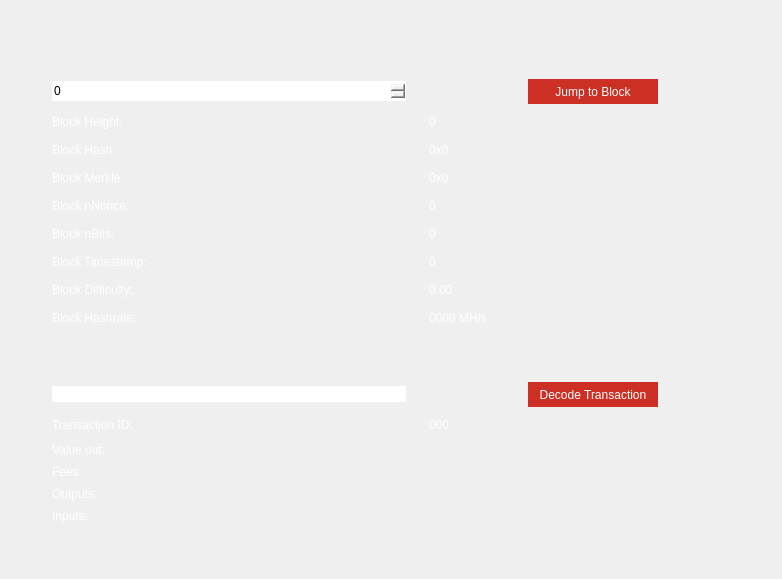
<?xml version="1.0" encoding="UTF-8"?>
<ui version="4.0">
 <class>BlockBrowser</class>
 <widget class="QWidget" name="BlockBrowser">
  <property name="windowModality">
   <enum>Qt::NonModal</enum>
  </property>
  <property name="enabled">
   <bool>true</bool>
  </property>
  <property name="geometry">
   <rect>
    <x>0</x>
    <y>0</y>
    <width>782</width>
    <height>579</height>
   </rect>
  </property>
  <property name="sizePolicy">
   <sizepolicy hsizetype="Preferred" vsizetype="Preferred">
    <horstretch>0</horstretch>
    <verstretch>0</verstretch>
   </sizepolicy>
  </property>
  <property name="minimumSize">
   <size>
    <width>0</width>
    <height>0</height>
   </size>
  </property>
  <property name="acceptDrops">
   <bool>false</bool>
  </property>
  <property name="windowTitle">
   <string>Form</string>
  </property>
  <property name="styleSheet">
   <string notr="true">font-family:Proxima Nova Rg;</string>
  </property>
  <layout class="QGridLayout">
   <property name="sizeConstraint">
    <enum>QLayout::SetMaximumSize</enum>
   </property>
   <property name="leftMargin">
    <number>52</number>
   </property>
   <property name="rightMargin">
    <number>22</number>
   </property>
   <property name="horizontalSpacing">
    <number>7</number>
   </property>
   <item row="3" column="0">
    <layout class="QGridLayout" name="gridLayout_3" rowstretch="0,0,0,0,0,0,0,0,0,0,0,0,0,0,0,0,0,0,0" columnstretch="0,0">
     <property name="sizeConstraint">
      <enum>QLayout::SetDefaultConstraint</enum>
     </property>
     <property name="horizontalSpacing">
      <number>0</number>
     </property>
     <property name="verticalSpacing">
      <number>8</number>
     </property>
     <item row="1" column="1" alignment="Qt::AlignHCenter|Qt::AlignVCenter">
      <widget class="QPushButton" name="blockButton">
       <property name="minimumSize">
        <size>
         <width>150</width>
         <height>25</height>
        </size>
       </property>
       <property name="styleSheet">
        <string notr="true">border:0; background-color:#cc2f24;margin-left:20px;color:white; font-family: Segoe UI;</string>
       </property>
       <property name="text">
        <string>Jump to Block</string>
       </property>
      </widget>
     </item>
     <item row="3" column="1">
      <widget class="QLabel" name="heightLabel">
       <property name="layoutDirection">
        <enum>Qt::LeftToRight</enum>
       </property>
       <property name="styleSheet">
        <string notr="true">margin-left:20px;font-family: Segoe UI;color:white;</string>
       </property>
       <property name="text">
        <string>0</string>
       </property>
       <property name="alignment">
        <set>Qt::AlignLeading|Qt::AlignLeft|Qt::AlignTop</set>
       </property>
      </widget>
     </item>
     <item row="7" column="0">
      <widget class="QLabel" name="bitsLabel">
       <property name="styleSheet">
        <string notr="true">font-family: Segoe UI;color:white;</string>
       </property>
       <property name="text">
        <string>Block nBits:</string>
       </property>
      </widget>
     </item>
     <item row="15" column="0">
      <widget class="QLabel" name="feesLabel">
       <property name="styleSheet">
        <string notr="true">font-family: Segoe UI;color:white;</string>
       </property>
       <property name="text">
        <string>Fees:</string>
       </property>
      </widget>
     </item>
     <item row="7" column="1">
      <widget class="QLabel" name="bitsBox">
       <property name="layoutDirection">
        <enum>Qt::LeftToRight</enum>
       </property>
       <property name="styleSheet">
        <string notr="true">margin-left:20px;font-family: Segoe UI;color:white;</string>
       </property>
       <property name="text">
        <string>0</string>
       </property>
       <property name="alignment">
        <set>Qt::AlignLeading|Qt::AlignLeft|Qt::AlignTop</set>
       </property>
      </widget>
     </item>
     <item row="5" column="1">
      <widget class="QLabel" name="merkleBox">
       <property name="minimumSize">
        <size>
         <width>187</width>
         <height>0</height>
        </size>
       </property>
       <property name="layoutDirection">
        <enum>Qt::LeftToRight</enum>
       </property>
       <property name="styleSheet">
        <string notr="true">margin-left:20px;font-family: Segoe UI;color:white;</string>
       </property>
       <property name="text">
        <string>0x0</string>
       </property>
       <property name="alignment">
        <set>Qt::AlignLeading|Qt::AlignLeft|Qt::AlignTop</set>
       </property>
      </widget>
     </item>
     <item row="6" column="0">
      <widget class="QLabel" name="nonceLabel">
       <property name="styleSheet">
        <string notr="true">font-family: Segoe UI;color:white;</string>
       </property>
       <property name="text">
        <string>Block nNonce:</string>
       </property>
      </widget>
     </item>
     <item row="16" column="0">
      <widget class="QLabel" name="outputLabel">
       <property name="styleSheet">
        <string notr="true">font-family: Segoe UI;color:white;</string>
       </property>
       <property name="text">
        <string>Outputs:</string>
       </property>
       <property name="alignment">
        <set>Qt::AlignLeading|Qt::AlignLeft|Qt::AlignTop</set>
       </property>
      </widget>
     </item>
     <item row="16" column="1">
      <widget class="QLabel" name="outputBox">
       <property name="layoutDirection">
        <enum>Qt::LeftToRight</enum>
       </property>
       <property name="styleSheet">
        <string notr="true">margin-left:20px;font-family: Segoe UI;color:white;</string>
       </property>
       <property name="text">
        <string/>
       </property>
       <property name="alignment">
        <set>Qt::AlignLeading|Qt::AlignLeft|Qt::AlignTop</set>
       </property>
      </widget>
     </item>
     <item row="6" column="1">
      <widget class="QLabel" name="nonceBox">
       <property name="layoutDirection">
        <enum>Qt::LeftToRight</enum>
       </property>
       <property name="styleSheet">
        <string notr="true">margin-left:20px;font-family: Segoe UI;color:white;</string>
       </property>
       <property name="text">
        <string>0</string>
       </property>
       <property name="alignment">
        <set>Qt::AlignLeading|Qt::AlignLeft|Qt::AlignTop</set>
       </property>
      </widget>
     </item>
     <item row="8" column="0">
      <widget class="QLabel" name="timeLabel">
       <property name="styleSheet">
        <string notr="true">font-family: Segoe UI;color:white;</string>
       </property>
       <property name="text">
        <string>Block Timestamp:</string>
       </property>
      </widget>
     </item>
     <item row="4" column="1">
      <widget class="QLabel" name="hashBox">
       <property name="enabled">
        <bool>true</bool>
       </property>
       <property name="sizePolicy">
        <sizepolicy hsizetype="Preferred" vsizetype="Preferred">
         <horstretch>0</horstretch>
         <verstretch>0</verstretch>
        </sizepolicy>
       </property>
       <property name="minimumSize">
        <size>
         <width>0</width>
         <height>0</height>
        </size>
       </property>
       <property name="layoutDirection">
        <enum>Qt::LeftToRight</enum>
       </property>
       <property name="styleSheet">
        <string notr="true">margin-left:20px;font-family: Segoe UI;color:white;</string>
       </property>
       <property name="text">
        <string>0x0</string>
       </property>
       <property name="alignment">
        <set>Qt::AlignLeading|Qt::AlignLeft|Qt::AlignTop</set>
       </property>
      </widget>
     </item>
     <item row="12" column="0">
      <widget class="QLineEdit" name="txBox">
       <property name="sizePolicy">
        <sizepolicy hsizetype="Preferred" vsizetype="Fixed">
         <horstretch>0</horstretch>
         <verstretch>0</verstretch>
        </sizepolicy>
       </property>
       <property name="styleSheet">
        <string notr="true">color:black; font-family: Segoe UI;border:0;</string>
       </property>
       <property name="inputMask">
        <string comment="Transaction id" extracomment="Transaction id"/>
       </property>
       <property name="placeholderText">
        <string comment="Transaction ID" extracomment="Transaction ID"/>
       </property>
      </widget>
     </item>
     <item row="11" column="0">
      <spacer name="verticalSpacer_2">
       <property name="orientation">
        <enum>Qt::Vertical</enum>
       </property>
       <property name="sizeHint" stdset="0">
        <size>
         <width>20</width>
         <height>40</height>
        </size>
       </property>
      </spacer>
     </item>
     <item row="17" column="1">
      <widget class="QLabel" name="inputBox">
       <property name="layoutDirection">
        <enum>Qt::LeftToRight</enum>
       </property>
       <property name="styleSheet">
        <string notr="true">color:black; font-family: Segoe UI;color:white;</string>
       </property>
       <property name="text">
        <string/>
       </property>
       <property name="alignment">
        <set>Qt::AlignLeading|Qt::AlignLeft|Qt::AlignTop</set>
       </property>
      </widget>
     </item>
     <item row="13" column="1">
      <widget class="QLabel" name="txID">
       <property name="layoutDirection">
        <enum>Qt::LeftToRight</enum>
       </property>
       <property name="styleSheet">
        <string notr="true">margin-left:20px;font-family: Segoe UI;color:white;</string>
       </property>
       <property name="text">
        <string>000</string>
       </property>
       <property name="alignment">
        <set>Qt::AlignLeading|Qt::AlignLeft|Qt::AlignTop</set>
       </property>
      </widget>
     </item>
     <item row="9" column="0">
      <widget class="QLabel" name="hardLabel">
       <property name="styleSheet">
        <string notr="true">font-family: Segoe UI;color:white;</string>
       </property>
       <property name="text">
        <string>Block Difficulty:</string>
       </property>
      </widget>
     </item>
     <item row="14" column="1">
      <widget class="QLabel" name="valueBox">
       <property name="layoutDirection">
        <enum>Qt::LeftToRight</enum>
       </property>
       <property name="styleSheet">
        <string notr="true">margin-left:20px;font-family: Segoe UI;color:white;</string>
       </property>
       <property name="text">
        <string/>
       </property>
       <property name="alignment">
        <set>Qt::AlignLeading|Qt::AlignLeft|Qt::AlignTop</set>
       </property>
      </widget>
     </item>
     <item row="3" column="0">
      <widget class="QLabel" name="heightLabel_2">
       <property name="styleSheet">
        <string notr="true">font-family: Segoe UI;color:white;</string>
       </property>
       <property name="text">
        <string>Block Height:</string>
       </property>
      </widget>
     </item>
     <item row="8" column="1">
      <widget class="QLabel" name="timeBox">
       <property name="layoutDirection">
        <enum>Qt::LeftToRight</enum>
       </property>
       <property name="styleSheet">
        <string notr="true">margin-left:20px;font-family: Segoe UI;color:white;</string>
       </property>
       <property name="text">
        <string>0</string>
       </property>
       <property name="alignment">
        <set>Qt::AlignLeading|Qt::AlignLeft|Qt::AlignTop</set>
       </property>
      </widget>
     </item>
     <item row="15" column="1">
      <widget class="QLabel" name="feesBox">
       <property name="layoutDirection">
        <enum>Qt::LeftToRight</enum>
       </property>
       <property name="styleSheet">
        <string notr="true">margin-left:20px;font-family: Segoe UI;color:white;</string>
       </property>
       <property name="text">
        <string/>
       </property>
       <property name="alignment">
        <set>Qt::AlignLeading|Qt::AlignLeft|Qt::AlignTop</set>
       </property>
      </widget>
     </item>
     <item row="10" column="0">
      <widget class="QLabel" name="pawLabel">
       <property name="styleSheet">
        <string notr="true">font-family: Segoe UI;color:white;</string>
       </property>
       <property name="text">
        <string>Block Hashrate:</string>
       </property>
      </widget>
     </item>
     <item row="5" column="0">
      <widget class="QLabel" name="merkleLabel">
       <property name="styleSheet">
        <string notr="true">font-family: Segoe UI;color:white;</string>
       </property>
       <property name="text">
        <string>Block Merkle:</string>
       </property>
      </widget>
     </item>
     <item row="4" column="0">
      <widget class="QLabel" name="hashLabel">
       <property name="styleSheet">
        <string notr="true">font-family: Segoe UI;color:white;</string>
       </property>
       <property name="text">
        <string>Block Hash:</string>
       </property>
      </widget>
     </item>
     <item row="12" column="1" alignment="Qt::AlignHCenter|Qt::AlignVCenter">
      <widget class="QPushButton" name="txButton">
       <property name="minimumSize">
        <size>
         <width>150</width>
         <height>25</height>
        </size>
       </property>
       <property name="styleSheet">
        <string notr="true">border:0; background-color:#cc2f24;margin-left:20px;color:white; font-family: Segoe UI;</string>
       </property>
       <property name="text">
        <string>Decode Transaction</string>
       </property>
      </widget>
     </item>
     <item row="18" column="0">
      <spacer name="verticalSpacer">
       <property name="orientation">
        <enum>Qt::Vertical</enum>
       </property>
       <property name="sizeHint" stdset="0">
        <size>
         <width>20</width>
         <height>40</height>
        </size>
       </property>
      </spacer>
     </item>
     <item row="13" column="0">
      <widget class="QLabel" name="txLabel">
       <property name="styleSheet">
        <string notr="true">font-family: Segoe UI;color:white;</string>
       </property>
       <property name="text">
        <string>Transaction ID:</string>
       </property>
      </widget>
     </item>
     <item row="9" column="1">
      <widget class="QLabel" name="hardBox">
       <property name="layoutDirection">
        <enum>Qt::LeftToRight</enum>
       </property>
       <property name="styleSheet">
        <string notr="true">margin-left:20px;font-family: Segoe UI;color:white;</string>
       </property>
       <property name="text">
        <string>0.00</string>
       </property>
       <property name="alignment">
        <set>Qt::AlignLeading|Qt::AlignLeft|Qt::AlignTop</set>
       </property>
      </widget>
     </item>
     <item row="17" column="0">
      <widget class="QLabel" name="inputLabel">
       <property name="styleSheet">
        <string notr="true">font-family: Segoe UI;color:white;</string>
       </property>
       <property name="text">
        <string>Inputs:</string>
       </property>
       <property name="alignment">
        <set>Qt::AlignLeading|Qt::AlignLeft|Qt::AlignTop</set>
       </property>
      </widget>
     </item>
     <item row="14" column="0">
      <widget class="QLabel" name="valueLabel">
       <property name="styleSheet">
        <string notr="true">font-family: Segoe UI;color:white;</string>
       </property>
       <property name="text">
        <string>Value out:</string>
       </property>
      </widget>
     </item>
     <item row="10" column="1">
      <widget class="QLabel" name="pawBox">
       <property name="layoutDirection">
        <enum>Qt::LeftToRight</enum>
       </property>
       <property name="styleSheet">
        <string notr="true">margin-left:20px;font-family: Segoe UI;color:white;</string>
       </property>
       <property name="text">
        <string>0000 MH/s</string>
       </property>
       <property name="alignment">
        <set>Qt::AlignLeading|Qt::AlignLeft|Qt::AlignTop</set>
       </property>
      </widget>
     </item>
     <item row="1" column="0">
      <widget class="QSpinBox" name="heightBox">
       <property name="sizePolicy">
        <sizepolicy hsizetype="Preferred" vsizetype="Fixed">
         <horstretch>0</horstretch>
         <verstretch>0</verstretch>
        </sizepolicy>
       </property>
       <property name="minimumSize">
        <size>
         <width>0</width>
         <height>20</height>
        </size>
       </property>
       <property name="styleSheet">
        <string notr="true">color:black; font-family: Segoe UI;border:0;</string>
       </property>
       <property name="maximum">
        <number>99999999</number>
       </property>
      </widget>
     </item>
    </layout>
   </item>
   <item row="1" column="0">
    <layout class="QHBoxLayout" name="horizontalLayout_4">
     <property name="spacing">
      <number>7</number>
     </property>
     <item>
      <widget class="QLabel" name="label_5">
       <property name="font">
        <font>
         <family>Proxima Nova Rg</family>
        </font>
       </property>
       <property name="text">
        <string>&lt;html&gt;&lt;head/&gt;&lt;body&gt;&lt;p align=&quot;center&quot;&gt;&lt;img src=&quot;:/icons/res/icons/blockt.png&quot;/&gt;&lt;/p&gt;&lt;/body&gt;&lt;/html&gt;</string>
       </property>
      </widget>
     </item>
    </layout>
   </item>
   <item row="0" column="0">
    <spacer name="verticalSpacer_3">
     <property name="orientation">
      <enum>Qt::Vertical</enum>
     </property>
     <property name="sizeType">
      <enum>QSizePolicy::Fixed</enum>
     </property>
     <property name="sizeHint" stdset="0">
      <size>
       <width>20</width>
       <height>10</height>
      </size>
     </property>
    </spacer>
   </item>
   <item row="2" column="0">
    <spacer name="verticalSpacer_4">
     <property name="orientation">
      <enum>Qt::Vertical</enum>
     </property>
     <property name="sizeType">
      <enum>QSizePolicy::Fixed</enum>
     </property>
     <property name="sizeHint" stdset="0">
      <size>
       <width>20</width>
       <height>35</height>
      </size>
     </property>
    </spacer>
   </item>
  </layout>
 </widget>
 <resources/>
 <connections/>
</ui>
